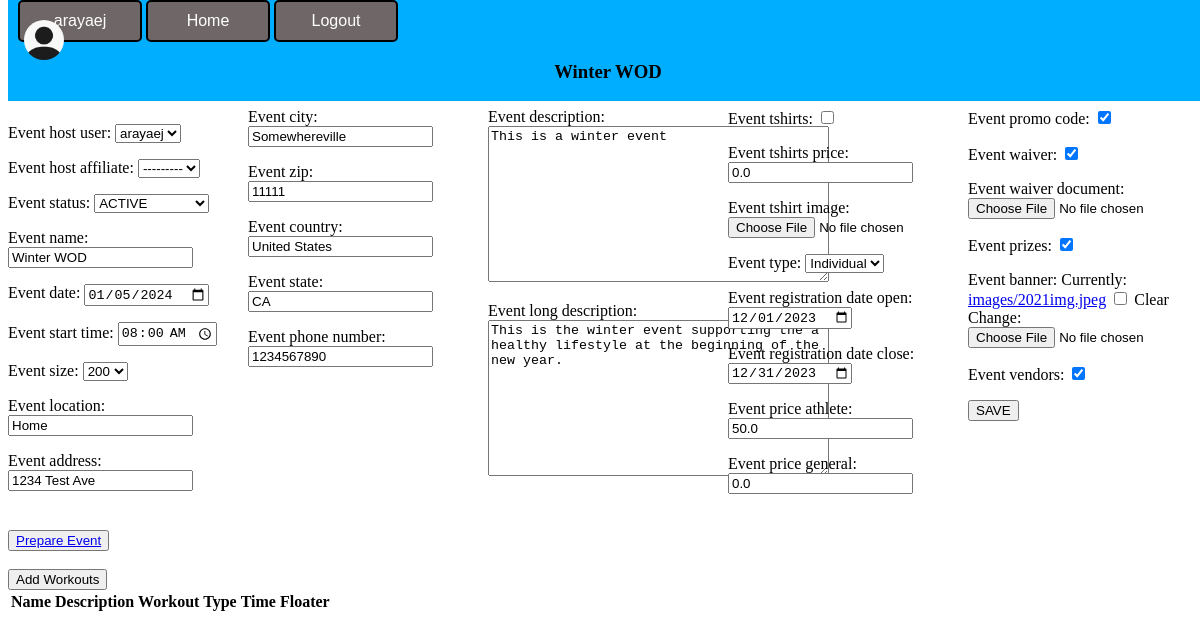
Before: /your-events/Winter WOD (signed in) with the older database file.
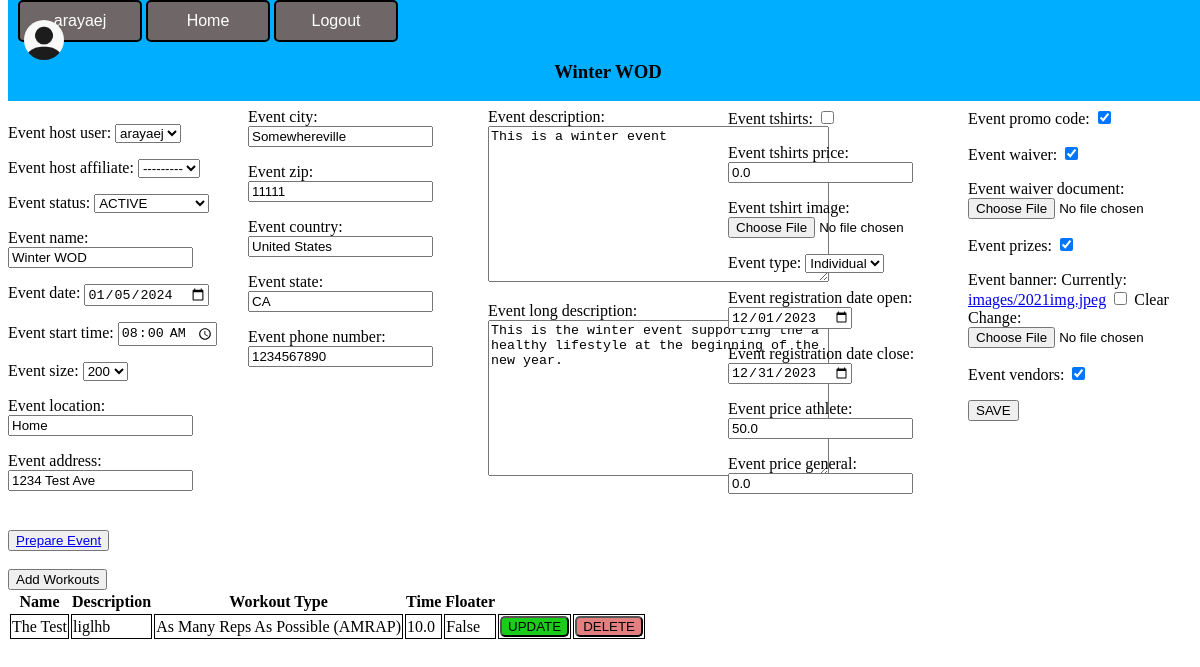
After: the same page with the newer database file.
### PlanIFYWOD/models.py (models this page shows)
class EventWorkOut(models.Model):
    id = models.AutoField(unique=True, primary_key=True)
    event = models.ForeignKey(Event, on_delete=models.CASCADE)
    workout_name = models.CharField(max_length=50, blank=True)
    workout_type = models.CharField(max_length=50, choices=WORKOUT_TYPES)
    workout_description = models.TextField(max_length=250, blank=True, null=True)
    workout_time = models.FloatField(null=True, blank=True)
    workout_floater = models.BooleanField(default=False)
    workout_demo = models.FileField(null=True, blank=True)

### PlanIFYWOD/views.py (the view, shortened to what this page needs)
# urls.py: path('your-events/<str:eventname>', views.hostedevents, name='HostedEvent'),
@login_required(login_url='SignIn')
def hostedevents(request, eventname):
    usern = UserAccount.objects.get(username=request.user)
    event = Event.objects.get(event_name=eventname)
    form = FullEventForm(instance=event)
    form2 = EventWorkoutForm(initial={'event': event})
    workouts = EventWorkOut.objects.filter(event=event)
    return render(request, 'PlanIFYweb/hostevent.html', {'pagename': event, 'form': form, 'form2': form2, 'workout_list': workouts})

### PlanIFYWOD/forms.py
class FullEventForm(ModelForm):
    class Meta:
        model = Event
        fields = '__all__'
        widgets = {
            'event_date': DateIn(),
            'event_start_time' : TimeIn(),
            'event_date_created': DateIn(),
            'event_registration_date_open': DateIn(),
            'event_registration_date_close': DateIn(),
        }

class EventWorkoutForm(ModelForm):
    class Meta:
        model = EventWorkOut
        fields = '__all__'

### PlanIFYWOD/models.py (called while the page is built)
    def __str__(self) -> str:
        return str(self.username)

    def __str__(self) -> str:
        return self.event_name

### PlanIFYWOD/templates/PlanIFYweb/hostevent.html (shortened to what this page needs)
{% extends 'PlanIFYweb/navbar.html' %}
{% block content %}
<body>
    <div class="filler">
        <h1 class="filler-text">filler</h1>
    </div>
    <div class="event-input-form">
        <form action="" method="POST" enctype="multipart/form-data">
            {{form.as_p}}
            <input type="submit" value="SAVE">
        </form>
        <br>
    </div>
    <br>
    <br>
    <button>
        <a href="{% url 'PrepareEvent' event=pagename %}">Prepare Event</a>
    </button>
    <br>
    <br>
    <div class="add-workout-form">
        <button id="add-workouts" class="add-workouts">Add Workouts</button>
        <table class="workout-table">
            <tr>
                <th>Name</th>
                <th>Description</th>
                <th>Workout Type</th>
                <th>Time</th>
                <th>Floater</th>
            </tr>
            {% for workout in workout_list %}
            <tr>
                <td>{{workout.workout_name}}</td>
                <td>{{workout.workout_description}}</td>
                <td>{{workout.workout_type}}</td>
                <td>{{workout.workout_time}}</td>
                <td>{{workout.workout_floater}}</td>
                <td><button class="update-btn">UPDATE</button></td>
                <td><button class="delete-btn">DELETE</button></td>
            </tr>
            {% endfor %}
        </table>
    </div>
</body>
{% endblock %}

Changed rows visible on the page:
added EventWorkOut: workout_name "The Test", workout_description "liglhb", workout_type "As Many Reps As Possible (AMRAP)", workout_time "10.0", workout_floater "False"
